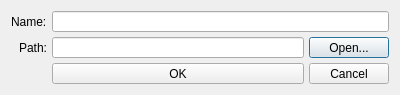
<?xml version="1.0" encoding="UTF-8"?>
<ui version="4.0">
 <class>Dialog</class>
 <widget class="QDialog" name="Dialog">
  <property name="geometry">
   <rect>
    <x>0</x>
    <y>0</y>
    <width>400</width>
    <height>95</height>
   </rect>
  </property>
  <property name="sizePolicy">
   <sizepolicy hsizetype="Fixed" vsizetype="Fixed">
    <horstretch>0</horstretch>
    <verstretch>0</verstretch>
   </sizepolicy>
  </property>
  <property name="minimumSize">
   <size>
    <width>400</width>
    <height>95</height>
   </size>
  </property>
  <property name="maximumSize">
   <size>
    <width>400</width>
    <height>95</height>
   </size>
  </property>
  <property name="windowTitle">
   <string>Dialog</string>
  </property>
  <layout class="QGridLayout" name="gridLayout_2">
   <item row="0" column="0">
    <layout class="QGridLayout" name="gridLayout">
     <property name="spacing">
      <number>5</number>
     </property>
     <item row="0" column="0" alignment="Qt::AlignRight">
      <widget class="QLabel" name="lbl_name">
       <property name="text">
        <string>Name:</string>
       </property>
      </widget>
     </item>
     <item row="1" column="0" alignment="Qt::AlignRight">
      <widget class="QLabel" name="lbl_path">
       <property name="text">
        <string>Path:</string>
       </property>
      </widget>
     </item>
     <item row="1" column="1">
      <widget class="QLineEdit" name="db_path_edit"/>
     </item>
     <item row="1" column="2">
      <widget class="QPushButton" name="btn_open">
       <property name="text">
        <string>Open...</string>
       </property>
      </widget>
     </item>
     <item row="2" column="2">
      <widget class="QPushButton" name="btn_cancel">
       <property name="text">
        <string>Cancel</string>
       </property>
      </widget>
     </item>
     <item row="0" column="1" colspan="2">
      <widget class="QLineEdit" name="db_name_edit"/>
     </item>
     <item row="2" column="1">
      <widget class="QPushButton" name="btn_ok">
       <property name="text">
        <string>OK</string>
       </property>
      </widget>
     </item>
    </layout>
   </item>
  </layout>
 </widget>
 <resources/>
 <connections/>
</ui>
